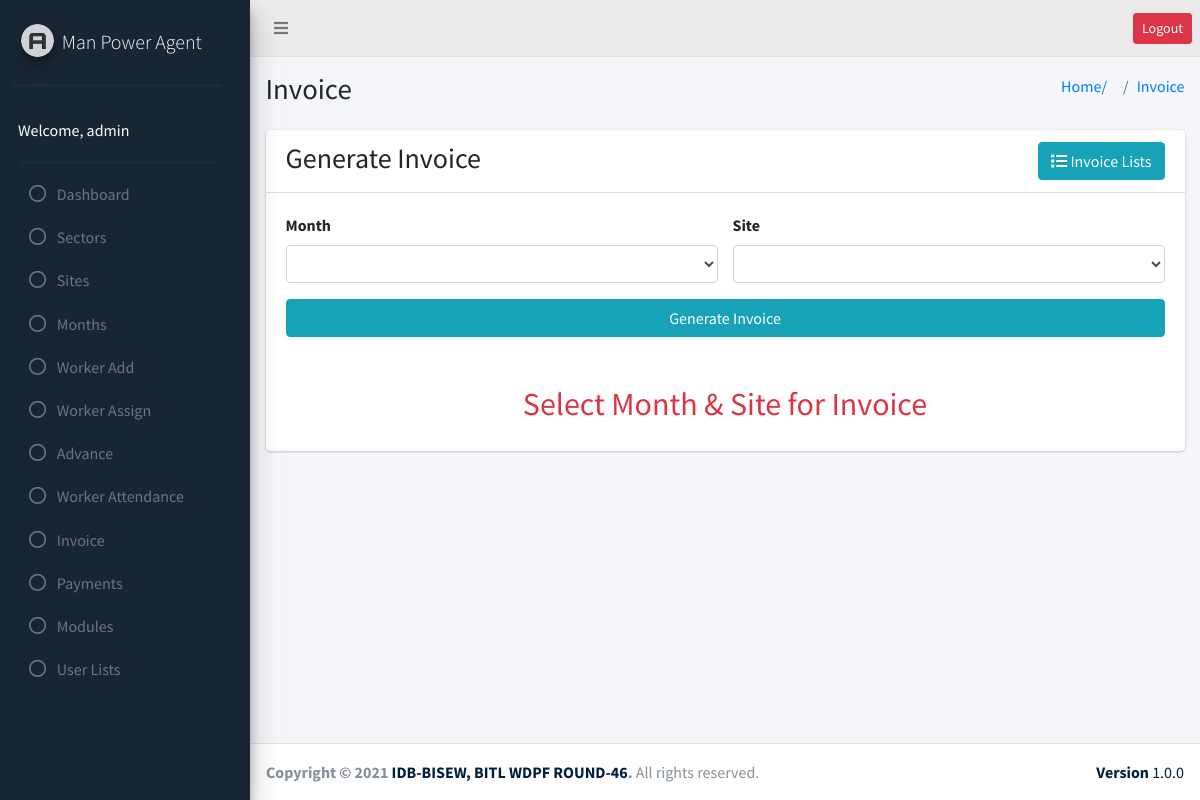
The app's page /invoice/invoice.php (signed in) with its own data.
### tables this page shows
CREATE TABLE `user_role` (
  `id` int(11) NOT NULL,
  `adminID` int(11) NOT NULL,
  `sites_edit` int(50) DEFAULT NULL,
  `sites_delete` int(50) DEFAULT NULL,
  `sectors_edit` int(50) DEFAULT NULL,
  `sectors_delete` int(50) DEFAULT NULL,
  `add_worker_edit` int(50) DEFAULT NULL,
  `add_worker_delete` int(50) DEFAULT NULL,
  `worker_assign_edit` int(50) DEFAULT NULL,
  `worker_assign_delete` int(50) DEFAULT NULL,
  `advance_edit` int(50) DEFAULT NULL,
  `advance_delete` int(50) DEFAULT NULL,
  `payments_edit` int(50) DEFAULT NULL,
  `payments_delete` int(50) DEFAULT NULL,
  `month_edit` int(50) DEFAULT NULL,
  `month_delete` int(50) DEFAULT NULL,
  `modules_edit` int(50) DEFAULT NULL,
  `modules_delete` int(50) DEFAULT NULL,
  `user_lists_edit` int(50) DEFAULT NULL,
  `user_lists_delete` int(50) DEFAULT NULL,
  `worker_attendance_edit` int(11) NOT NULL,
  `worker_attendance_delete` int(11) NOT NULL,
  `invoice_edit` int(11) NOT NULL,
  `invoice_delete` int(11) NOT NULL
);

### invoice/invoice.php (the view, shortened to what this page needs)
<?php
require_once("../header.php");
require_once("../sidebar.php");
require_once("../db_config.php");
?>
<section class="content-header">
  <div class="container-fluid">
    <div class="row mb-2">
      <div class="col-sm-6">
        <h1>Invoice</h1>
      </div>
      <div class="col-sm-6">
        <ol class="breadcrumb float-sm-right">
          <li class="breadcrumb-item"><a href="#">Home/</a></li>
          <li class="breadcrumb-item"><a href="#">Invoice</a></li>
        </ol>
      </div>
    </div>
  </div>
</section>
<section class="content">
  <div class="container-fluid">
    <div class="row">
      <div class="col-md-12">
        <div class="card">
          <div class="card-header ">
            <div class="row">
              <div class="col-md-9">
                <h3 class="mb-md-0 ">Generate Invoice</h3>
              </div>
              <div class="col-md-3 text-right">
                <a href="./invoice_list.php" class="btn btn-md btn-info"><i class="fas fa-list "></i>
                  Invoice Lists</a>
              </div>
            </div>
          </div>
          <div class="card-body">
            <form action="" method="POST">
              <div class="row">
                <div class="form-group col-md-6">
                  <label for="month">Month</label>
                  <select class="form-control" id="month" name="month">
                  </select>
                </div>
                <div class="form-group col-md-6">
                  <label for="site">Site</label>
                  <select class="form-control" id="site" name="site">
                  </select>
                </div>
                <div class="col-md-12">
                  <input type="submit" class="btn btn-info btn-block" value="Generate Invoice">
                </div>
              </div>
            </form>
            <?php
            if (isset($_POST['month']) && isset($_POST['site'])) {
              $month = $_POST['month'];
              $site = $_POST['site'];
              $worker = $conn->query("SELECT * FROM `worker_assign` JOIN worker ON worker.id=worker_assign.workerID WHERE`siteID`={$site} AND `monthID`={$month} AND worker_assign.status='active'");
              $dat = $conn->query("SELECT * FROM `month` WHERE id={$month}");
              $da = $dat->fetch_assoc();
              $date = $da["month_name"];
              $orderdate = explode(',', $date);
              $mo = $orderdate[0];
              $yr = (int)$orderdate[1];
              $month_number = date("n", strtotime($mo));
              $day_in_mon = cal_days_in_month(CAL_GREGORIAN, $month_number, $yr);
              $wr = $worker->num_rows;
              if ($wr > 0) { ?>
                <table class="content-table">
                  <thead>
                    <tr>
                      <th>ID</th>
                      <th>Name</th>
                      <th>Iqama Number</th>
                      <th>Working Days</th>
                      <th>Daily Salary</th>
                      <th>Salary</th>
                      <th>OT Hour</th>
                      <th>OT Rate</th>
                      <th>OverTime</th>
                      <th>Total</th>
                    </tr>
                  </thead>
                  <tbody>
                    <?php
                    $subtotal = 0;
                    while ($w = $worker->fetch_assoc()) {
                      $total_pr = $conn->query("SELECT COUNT(*) as total_present, SUM(over_time) as ot FROM `worker_attendance` WHERE `monthID`={$month} AND `status`='present' AND `wrokerID`={$w['workerID']}");
                      $total_pre = $total_pr->fetch_assoc();
                      $ot_r = $total_pre['ot'];
                      $total_present = $total_pre['total_present'];
                      $weekand = 0;
                      for ($i = 1; $i <= $day_in_mon; $i++) {
                        $timestamp = strtotime("{$yr}-{$month_number}-{$i}");
                        $day = date('D', $timestamp);
                        if ($day == "Fri") {
                          $weekand++;
                        }
                      }
                      $work_weekand = $total_present + $weekand;
                      $salary = $work_weekand * $w['per_day_salary'];
                      $ot = $ot_r * $w['ot_rate'];
                      $total = $salary + $ot;
                      $subtotal += $total; ?>
                      <tr>
                        <td><?php echo $w['workerID'] ?>
                        </td>
                        <td><?php echo $w['name'] ?>
                        </td>
                        <td><?php echo $w['iqama_number'] ?>
                        </td>
                        <td><?php echo $work_weekand ?>
                        </td>
                        <td><?php echo $w['per_day_salary'] ?>
                        </td>
                        <td><?php echo number_format("$salary", 2); ?>
                        </td>
                        <td><?php echo $ot_r ?>
                        </td>
                        <td><?php echo $w['ot_rate'] ?>
                        </td>
                        <td><?php echo number_format("$ot", 2); ?>
                        </td>
                        <td><?php echo number_format("$total", 2); ?>
                        </td>
                      </tr>
                    <?php
                    }
                    ?>
                    <tr>
                      <td colspan="9" class="text-right">
                        <h5>Sub Total=</h5>
                      </td>
                      <td>
                        <h5><?php echo number_format("$subtotal", 2); ?>
                        </h5>
                      </td>
                    </tr>
                  </tbody>
                </table>
                <div class="modal" id="myModal">
                  <div class="modal-dialog">
                    <div class="modal-content">
                      <div class="modal-header">
                        <h4 class="modal-title">Modal Heading</h4>
                        <button type="button" class="close" data-dismiss="modal">&times;</button>
                      </div>
                      <div class="modal-body">
                        Modal body..
                      </div>
                      <div class="modal-footer">
                        <button type="button" class="btn btn-danger" data-dismiss="modal">Close</button>
                      </div>
                    </div>
                  </div>
                </div>
            <?php
                $t_date = date("Y-m-d");
                $check = $conn->query("SELECT * FROM `invoice` WHERE siteID={$site} AND monthID={$month}");
                $chk = $check->num_rows;
                if ($chk > 0) {
                  $showModal = "true";
                  echo '<script>alert("Already Generated!")</script>';
                } else {
                  $ins = $conn->query("INSERT INTO `invoice` (`id`, `siteID`, `monthID`, `amount`, `invoice_date`) VALUES (NULL, '{$site}', '{$month}', '$total', '{$t_date}');");
                }
              } else {
                echo "<h2 class='text-center mt-5 text-danger'>No Record Found!</h2>";
              }
            } else {
              echo "<h2 class='text-center mt-5 text-danger'>Select Month & Site for Invoice</h2>";
            }
            ?>
          </div>
        </div>
      </div>
    </div>
  </div>
</section>
<?php require("../footer.php"); ?>

### sidebar.php (shortened to what this page needs)
 <?php
    $serverName = 'http://'.$_SERVER['SERVER_NAME'].'/man_power_agent';
    require_once("db_config.php");
?>
 <aside class="main-sidebar bg-success pt-14  elevation-4">
   <a href="" class="brand-link">
     <img src="<?= $serverName; ?>/assets/images/AdminLTELogo.png"
       alt="AdminLTE Logo" class="brand-image img-circle elevation-3" style="opacity: .8">
     <span class="brand-text font-weight-light">Man Power Agent</span>
   </a>
   <div class="bb-2"></div>
   <div class="sidebar">
     <div class="user-panel mt-3  d-flex">
       <div class="info text-white">
         Welcome, <?= $_SESSION['name']; ?>
       </div>
     </div>
     <div class="bb-2"></div>
     <nav class="mt-2">
       <ul class="nav nav-pills nav-sidebar flex-column" data-widget="treeview" role="menu" data-accordion="false">
       <li class="nav-item">
           <a href="http://localhost/man_power_agent/dashboard.php" class="nav-link">
             <i class="far fa-circle nav-icon"></i>
             <p>Dashboard</p>
           </a>
         </li>
         <?php
         $result = $conn->query("SELECT * FROM `admin`");
           while ($row = $result->fetch_assoc()) {
               if ($_SESSION['name'] == $row['name']) {
                   $id = $_SESSION['id'];
                   if ($row['status'] =='active') {
                       $userRoleTable= $conn->query("SELECT * FROM `user_role` JOIN admin ON admin.id= user_role.adminID WHERE `adminID`= $id");
                       while ($roleRow = $userRoleTable->fetch_assoc()) {
                           ?>
        <?php
           if ($roleRow['sectors_edit'] == '1'  || $roleRow['sectors_delete'] == '1') {
               ?>
         <li class="nav-item">
           <a href="http://localhost/man_power_agent/sectors/sectors.php" class="nav-link">
             <i class="far fa-circle nav-icon"></i>
             <p>Sectors</p>
           </a>
         </li>
         <?php
           }
           if ($roleRow['sites_edit'] == '1'  || $roleRow['sites_delete'] == '1') {
               ?>
         <li class="nav-item">
           <a href="http://localhost/man_power_agent/sites/sites.php" class="nav-link">
             <i class="far fa-circle nav-icon"></i>
             <p>Sites</p>
           </a>
         </li>
         <?php
           }
           if ($roleRow['month_edit'] == '1'  || $roleRow['month_delete'] == '1') { ?>
         <li class="nav-item">
           <a href="http://localhost/man_power_agent/month/month.php" class="nav-link">
             <i class="far fa-circle nav-icon"></i>
             <p>Months</p>
           </a>
         </li>
         <?php } ?>
        <?php  if ($roleRow['add_worker_edit'] == '1'  || $roleRow['add_worker_delete'] == '1') { ?>
         <li class="nav-item">
           <a href="http://localhost/man_power_agent/add_worker/add_worker.php" class="nav-link">
             <i class="far fa-circle nav-icon"></i>
             <p>Worker Add</p>
           </a>
         </li>
         <?php } ?>
         <?php  if ($roleRow['worker_assign_edit'] == '1'  || $roleRow['worker_assign_delete'] == '1') { ?>
         <li class="nav-item">
           <a href="http://localhost/man_power_agent/worker_assign/worker_assign.php" class="nav-link">
             <i class="far fa-circle nav-icon"></i>
             <p>Worker Assign</p>
           </a>
         </li>
         <?php  } ?>
         <?php  if ($roleRow['advance_edit'] == '1'  || $roleRow['advance_delete'] == '1') { ?>
         <li class="nav-item">
           <a href="http://localhost/man_power_agent/advance/advance.php" class="nav-link">
             <i class="far fa-circle nav-icon"></i>
             <p>Advance</p>
           </a>
         </li>
         <?php } ?>
         <?php  if ($roleRow['worker_attendance_edit'] == '1'  || $roleRow['worker_attendance_delete'] == '1') { ?>
         <li class="nav-item">
           <a href="http://localhost/man_power_agent/worker_attendance/worker_attendance.php" class="nav-link">
             <i class="far fa-circle nav-icon"></i>
             <p>Worker Attendance</p>
           </a>
         </li>
         <?php } ?>
         <?php  if ($roleRow['invoice_edit'] == '1'  || $roleRow['invoice_delete'] == '1') { ?>
         <li class="nav-item">
           <a href="http://localhost/man_power_agent/invoice/invoice.php" class="nav-link">
             <i class="far fa-circle nav-icon"></i>
             <p>Invoice</p>
           </a>
         </li>
         <?php } ?>
         <?php  if ($roleRow['payments_edit'] == '1'  || $roleRow['payments_delete'] == '1') { ?>
          <li class="nav-item">
           <a href="http://localhost/man_power_agent/payments/payments.php" class="nav-link">
             <i class="far fa-circle nav-icon"></i>
             <p>Payments</p>
           </a>
         </li>
         <?php } ?>
         <?php  if ($roleRow['modules_edit'] == '1'  || $roleRow['modules_delete'] == '1') { ?>
         <li class="nav-item">
           <a href="http://localhost/man_power_agent/modules/modules.php" class="nav-link">
             <i class="far fa-circle nav-icon"></i>
             <p>Modules</p>
           </a>
         </li>
         <?php } ?>
         <?php  if ($roleRow['user_lists_edit'] == '1'  || $roleRow['user_lists_delete'] == '1') { ?>
          <li class="nav-item">
           <a href="http://localhost/man_power_agent/user_lists/user_lists.php" class="nav-link">
             <i class="far fa-circle nav-icon"></i>
             <p>User Lists</p>
           </a>
         </li>
         <?php  } ?>
         <?php
                       }
                   }
                   else {
                       header("location: inactive_user.php");
                   }
               }
           }
         ?>
       </ul>
     </nav>
   </div>
 </aside>

### records on screen
user_role: sectors_edit 1 (drawn), sites_edit 0 (drawn), month_edit 1 (drawn), add_worker_edit 1 (drawn), worker_assign_edit 1 (drawn), advance_edit 1 (drawn), worker_attendance_edit 1 (drawn), invoice_edit 1 (drawn), payments_edit 1 (drawn), modules_edit 1 (drawn), user_lists_edit 1 (drawn)

### other values on screen
$_SESSION['name'] "admin"
